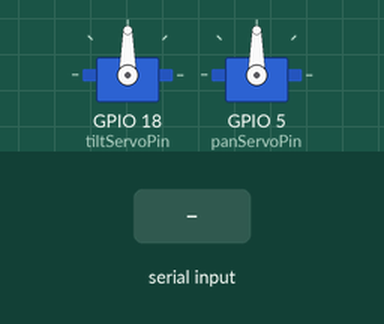
Bench run of a sketch on a simulated ESP32. Parts: 2 × servo. The test bench sets the inputs (shaded band). Nothing arrives over Bluetooth unless stated; what the sketch prints to the serial monitor is not drawn.

Above: at 4.2 s.
4.3 s: "0" received over the second serial link
At 4.7 s:
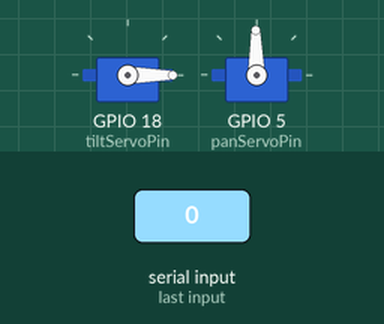
5.8 s: "1" received over the second serial link
At 7.0 s:
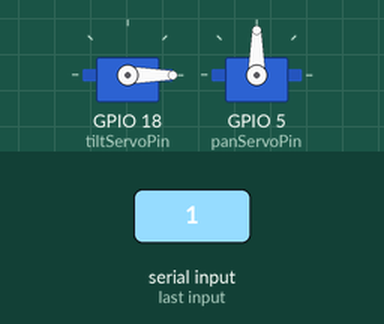
7.3 s: "2" received over the second serial link
At 8.2 s:
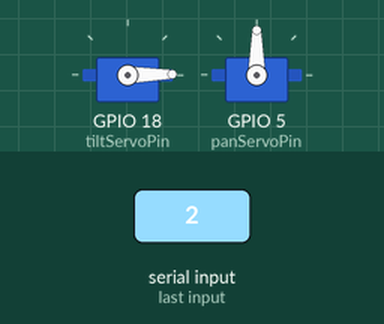
Timing chart, 0 to 10.3 s (numbered marks = the images above; inputs shaded):
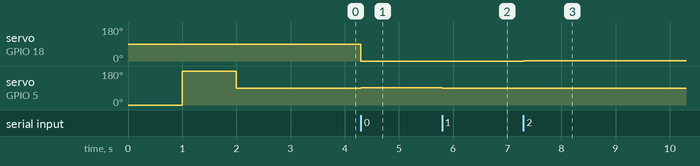

The sketch:

AutoCameraMan.ino
```cpp
//For a better understanding of the bluetooth code go to https://randomnerdtutorials.com/esp32-bluetooth-classic-arduino-ide/

#include "BluetoothSerial.h"
#include <Servo_ESP32.h>
#define tiltServoPin 18
#define panServoPin 5
#if !defined(CONFIG_BT_ENABLED) || !defined(CONFIG_BLUEDROID_ENABLED)
#error Bluetooth is not enabled! Please run `make menuconfig` to and enable it
#endif

BluetoothSerial SerialBT;
//static const int tiltServoPin = 18; //printed 18 on the board
//static const int panServoPin = 5; //printed 5 on the board
Servo_ESP32 tiltServo, panServo;
int panAngle = 90;
int prevPanAngle =90;
int tiltAngle = 0;
int prevTiltAngle = 0;
int angleStep = 1;
int angleMin = 0;
int angleMax = 180;

void setup() {
  Serial.begin(115200);
  SerialBT.begin("AutoCameraMan"); //Bluetooth device name
  tiltServo.attach(tiltServoPin);
  panServo.attach(panServoPin);

  panServo.write(0);
  delay(1000);
  panServo.write(270);
  delay(1000);
  panServo.write(panAngle);
  delay(1000);

}

void loop() {
  //panRight();
  //panLeft();
  //tiltUp();
  //tiltDown();

  //Send data back to the app but be aware
  //nothing has been configured on the app
  //to receive or process data from the ESP32
  /*if (Serial.available()) {
    SerialBT.write(Serial.read());
  }*/

  // Receive data
  if (SerialBT.available()) {
    //Serial.write(SerialBT.read());
    char getstr = SerialBT.read();
    switch(getstr) {
      case '0': panRight(); break;
      case '1': panLeft();break;
      case '2': tiltUp(); break;
      case '3': tiltDown(); break;
      default:  break;
    }
  }
  if (prevPanAngle != panAngle){
  panServo.write(panAngle);
  Serial.println(panAngle);
  tiltServo.write(tiltAngle);
  }
}


void tiltUp()
{
   /*for(int tiltAngle = 0; tiltAngle <= angleMax; tiltAngle +=angleStep) {
        tiltServo.write(tiltAngle);
        //Serial.println(angle);
        delay(20);
    }*/

    //Going to need to find out what the sweet spot is for the angle range. Maybe 90
    Serial.println("tiltDown");
    if (tiltAngle < 180) {
      tiltAngle += angleStep;
    }

}

void tiltDown()
{
  /*for(int tiltAngle = 180; tiltAngle >= angleMin; tiltAngle -=angleStep) {
        tiltServo.write(tiltAngle);
        //Serial.println(angle);
        delay(20);
    }*/

    Serial.println("tiltDown");
    if (tiltAngle > 0) {
      tiltAngle -= angleStep;
    }
}

void panRight()
{
   /*for(int panAngle = 0; panAngle <= angleMax; panAngle +=angleStep) {
        panServo.write(panAngle);
        delay(20);
    }*/

    // Want to get a full 270 degrees out of pan
    Serial.println("panRight");
    if (panAngle < 180) {
      prevPanAngle = panAngle;
      panAngle += angleStep;
    }
}

void panLeft()
{
  /*for(int panAngle = 180; panAngle >= angleMin; panAngle -=angleStep) {
        panServo.write(panAngle);
        delay(20);
    }*/
    Serial.println("panLeft");
    if (panAngle > 0) {
      prevPanAngle = panAngle;
      panAngle -= angleStep;
    }
}
```

Measured:
- after the input at 4.3 s, servo on GPIO 18 (tiltServoPin): 90° → 0° at once; servo on GPIO 5 (panServoPin): 90° → 91° at once
- after the input at 5.8 s, servo on GPIO 5 (panServoPin): 91° → 90° at once
- after the input at 7.3 s, servo on GPIO 18 (tiltServoPin): 0° → 1° at once
